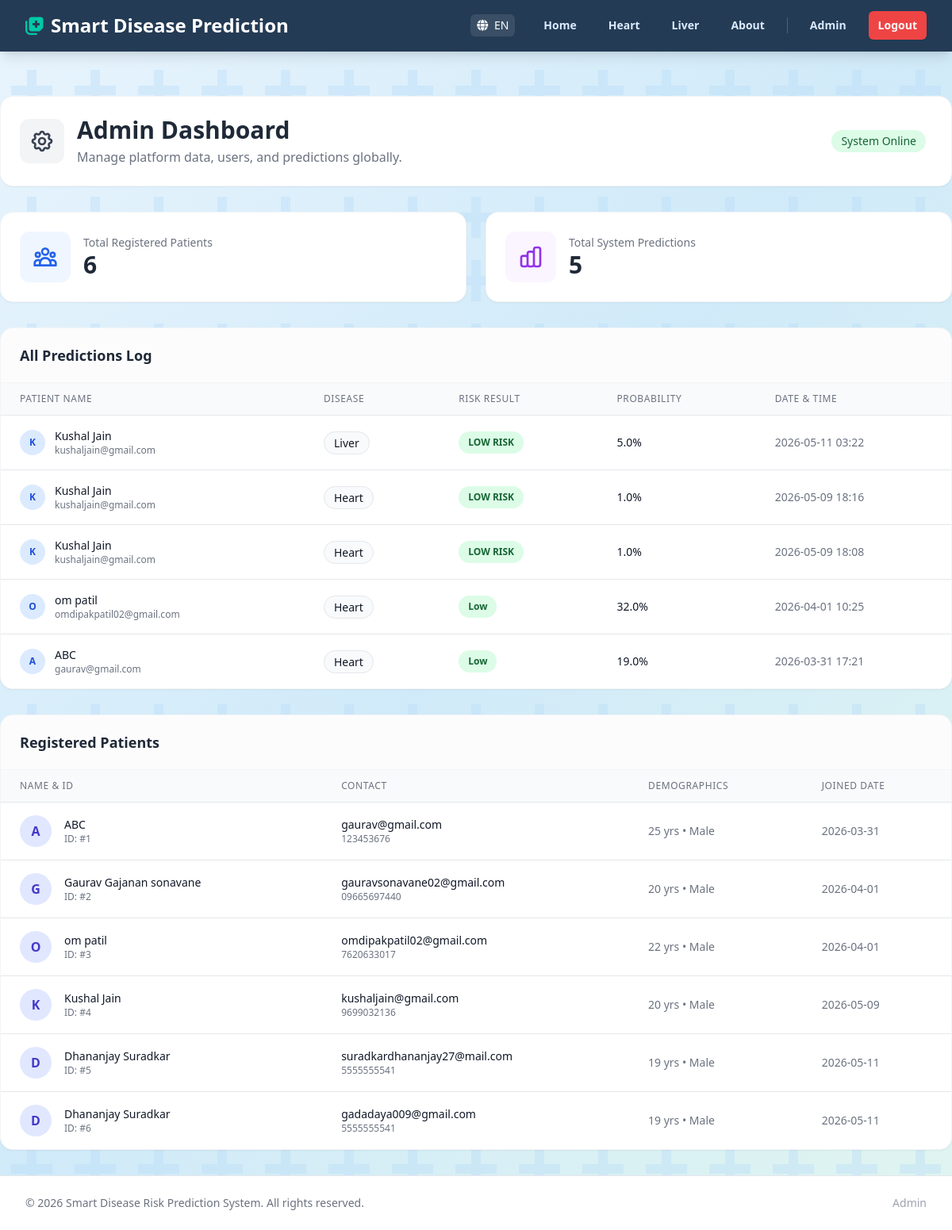
Page /admin (signed in) on the committed database.
### models.py (models this page shows)
class Prediction(db.Model):
    __tablename__ = 'predictions'
    id = db.Column(db.Integer, primary_key=True)
    patient_id = db.Column(db.Integer, db.ForeignKey('patients.id'), nullable=False)
    disease_type = db.Column(db.String(50), nullable=False) # Heart / Kidney / Liver
    risk_result = db.Column(db.String(50), nullable=False) # High / Low
    probability = db.Column(db.Float, nullable=True) # e.g. 75.50
    city = db.Column(db.String(50), nullable=True) # Location
    created_at = db.Column(db.DateTime, default=datetime.utcnow)

class Patient(db.Model):
    __tablename__ = 'patients'
    id = db.Column(db.Integer, primary_key=True)
    name = db.Column(db.String(100), nullable=False)
    email = db.Column(db.String(120), unique=True, nullable=False)
    mobile = db.Column(db.String(20), nullable=False)
    age = db.Column(db.Integer, nullable=False)
    gender = db.Column(db.String(10), nullable=False)
    password = db.Column(db.String(255), nullable=False) # hashed
    created_at = db.Column(db.DateTime, default=datetime.utcnow)
    predictions = db.relationship('Prediction', backref='patient', lazy=True)

### app.py (the view, shortened to what this page needs)
@app.route("/admin", methods=["GET", "POST"])
def admin():
    if not session.get('admin_logged_in'):
        return render_template("admin_login.html")
    patients = Patient.query.all()
    predictions = Prediction.query.order_by(Prediction.created_at.desc()).all()
    return render_template("admin.html", patients=patients, predictions=predictions)

### templates/admin.html (shortened to what this page needs)
{% extends 'base.html' %}
{% block content %}
<div class="space-y-8">
    <div class="flex flex-col md:flex-row md:items-center justify-between bg-white pl-6 pr-8 py-6 rounded-2xl shadow-sm border border-gray-100">
        <div class="flex items-center">
            <div class="p-3 bg-gray-100 text-gray-700 rounded-xl mr-4 hidden sm:block">
            </div>
            <div>
                <h1 class="text-3xl font-bold text-gray-800">Admin Dashboard</h1>
                <p class="text-gray-500 mt-1">Manage platform data, users, and predictions globally.</p>
            </div>
        </div>
        <div class="mt-4 md:mt-0">
            <span class="inline-flex items-center px-3 py-1 rounded-full text-sm font-medium bg-green-100 text-green-800">
                System Online
            </span>
        </div>
    </div>
    <div class="grid grid-cols-1 md:grid-cols-2 gap-6">
        <div class="bg-white rounded-2xl shadow-sm border border-gray-100 p-6 flex items-center shadow-sm">
            <div class="p-4 bg-blue-50 text-blue-600 rounded-xl mr-4">
            </div>
            <div>
                <p class="text-sm font-medium text-gray-500">Total Registered Patients</p>
                <h3 class="text-3xl font-bold text-gray-800">{{ patients|length }}</h3>
            </div>
        </div>
        <div class="bg-white rounded-2xl shadow-sm border border-gray-100 p-6 flex items-center shadow-sm">
            <div class="p-4 bg-purple-50 text-purple-600 rounded-xl mr-4">
            </div>
            <div>
                <p class="text-sm font-medium text-gray-500">Total System Predictions</p>
                <h3 class="text-3xl font-bold text-gray-800">{{ predictions|length }}</h3>
            </div>
        </div>
    </div>
    <div class="bg-white rounded-2xl shadow-sm border border-gray-100 overflow-hidden">
        <div class="px-6 py-5 border-b border-gray-100 flex justify-between items-center bg-gray-50/50">
            <h3 class="text-lg font-bold text-gray-800">All Predictions Log</h3>
        </div>
        {% if predictions %}
            <div class="overflow-x-auto">
                <table class="min-w-full divide-y divide-gray-200">
                    <thead class="bg-gray-50">
                        <tr>
                            <th scope="col" class="px-6 py-3 text-left text-xs font-medium text-gray-500 uppercase tracking-wider">Patient Name</th>
                            <th scope="col" class="px-6 py-3 text-left text-xs font-medium text-gray-500 uppercase tracking-wider">Disease</th>
                            <th scope="col" class="px-6 py-3 text-left text-xs font-medium text-gray-500 uppercase tracking-wider">Risk Result</th>
                            <th scope="col" class="px-6 py-3 text-left text-xs font-medium text-gray-500 uppercase tracking-wider">Probability</th>
                            <th scope="col" class="px-6 py-3 text-left text-xs font-medium text-gray-500 uppercase tracking-wider">Date & Time</th>
                        </tr>
                    </thead>
                    <tbody class="bg-white divide-y divide-gray-200">
                        {% for record in predictions %}
                        <tr class="hover:bg-gray-50 transition-colors">
                            <td class="px-6 py-4 whitespace-nowrap">
                                <div class="flex items-center">
                                    <div class="flex-shrink-0 h-8 w-8 rounded-full bg-medical-100 flex items-center justify-center text-medical-700 font-bold text-xs">
                                        {{ record.patient.name[0] | upper }}
                                    </div>
                                    <div class="ml-3">
                                        <div class="text-sm font-medium text-gray-900">{{ record.patient.name }}</div>
                                        <div class="text-xs text-gray-500">{{ record.patient.email }}</div>
                                    </div>
                                </div>
                            </td>
                            <td class="px-6 py-4 whitespace-nowrap">
                                <span class="text-sm font-medium text-gray-900 border border-gray-200 px-3 py-1 rounded-full bg-gray-50">{{ record.disease_type }}</span>
                            </td>
                            <td class="px-6 py-4 whitespace-nowrap">
                                {% if 'High' in record.risk_result %}
                                    <span class="px-3 py-1 inline-flex text-xs leading-5 font-semibold rounded-full bg-red-100 text-red-800">
                                        {{ record.risk_result }}
                                    </span>
                                {% else %}
                                    <span class="px-3 py-1 inline-flex text-xs leading-5 font-semibold rounded-full bg-green-100 text-green-800">
                                        {{ record.risk_result }}
                                    </span>
                                {% endif %}
                            </td>
                            <td class="px-6 py-4 whitespace-nowrap text-sm font-medium text-gray-900">
                                {% if record.probability %}
                                    {{ record.probability }}%
                                {% else %}
                                    N/A
                                {% endif %}
                            </td>
                            <td class="px-6 py-4 whitespace-nowrap text-sm text-gray-500">
                                {{ record.created_at.strftime('%Y-%m-%d %H:%M') }}
                            </td>
                        </tr>
                        {% endfor %}
                    </tbody>
                </table>
            </div>
        {% else %}
            <div class="text-center py-12">
                <p class="text-gray-500">No predictions recorded in the system yet.</p>
            </div>
        {% endif %}
    </div>
    <div class="bg-white rounded-2xl shadow-sm border border-gray-100 overflow-hidden">
        <div class="px-6 py-5 border-b border-gray-100 bg-gray-50/50">
            <h3 class="text-lg font-bold text-gray-800">Registered Patients</h3>
        </div>
        {% if patients %}
            <div class="overflow-x-auto">
                <table class="min-w-full divide-y divide-gray-200">
                    <thead class="bg-gray-50">
                        <tr>
                            <th scope="col" class="px-6 py-3 text-left text-xs font-medium text-gray-500 uppercase tracking-wider">Name & ID</th>
                            <th scope="col" class="px-6 py-3 text-left text-xs font-medium text-gray-500 uppercase tracking-wider">Contact</th>
                            <th scope="col" class="px-6 py-3 text-left text-xs font-medium text-gray-500 uppercase tracking-wider">Demographics</th>
                            <th scope="col" class="px-6 py-3 text-left text-xs font-medium text-gray-500 uppercase tracking-wider">Joined Date</th>
                        </tr>
                    </thead>
                    <tbody class="bg-white divide-y divide-gray-200">
                        {% for patient in patients %}
                        <tr class="hover:bg-gray-50 transition-colors">
                            <td class="px-6 py-4 whitespace-nowrap">
                                <div class="flex items-center">
                                    <div class="flex-shrink-0 h-10 w-10 rounded-full bg-indigo-100 flex items-center justify-center text-indigo-700 font-bold">
                                        {{ patient.name[0] | upper }}
                                    </div>
                                    <div class="ml-4">
                                        <div class="text-sm font-medium text-gray-900">{{ patient.name }}</div>
                                        <div class="text-xs text-gray-500">ID: #{{ patient.id }}</div>
                                    </div>
                                </div>
                            </td>
                            <td class="px-6 py-4 whitespace-nowrap">
                                <div class="text-sm text-gray-900">{{ patient.email }}</div>
                                <div class="text-xs text-gray-500">{{ patient.mobile }}</div>
                            </td>
                            <td class="px-6 py-4 whitespace-nowrap text-sm text-gray-500">
                                {{ patient.age }} yrs • {{ patient.gender }}
                            </td>
                            <td class="px-6 py-4 whitespace-nowrap text-sm text-gray-500">
                                {{ patient.created_at.strftime('%Y-%m-%d') }}
                            </td>
                        </tr>
                        {% endfor %}
                    </tbody>
                </table>
            </div>
        {% else %}
            <div class="text-center py-12">
                <p class="text-gray-500">No patients registered in the system yet.</p>
            </div>
        {% endif %}
    </div>
</div>
{% endblock %}

### templates/base.html (shortened to what this page needs)
<!DOCTYPE html>
<html lang="en">
<head>
    <script src="https://cdn.tailwindcss.com"></script>
    <link rel="stylesheet" href="https://cdnjs.cloudflare.com/ajax/libs/font-awesome/6.4.0/css/all.min.css">
</head>
<body class="bg-gradient-to-br from-[#e8f4fd] via-[#d0eaf9] to-[#e0f5f0] bg-med-pattern min-h-screen font-sans text-gray-800 flex flex-col">
    <nav class="bg-[#243B55] shadow-lg border-b border-[#243B55] sticky top-0 z-50">
        <div class="max-w-7xl mx-auto px-4 sm:px-6 lg:px-8">
            <div class="flex justify-between h-16">
                <div class="flex items-center">
                    <a href="/" class="flex-shrink-0 flex items-center">
                        <span class="text-xl sm:text-2xl font-bold text-white flex items-center gap-2">
                            <i class="fa-solid fa-notes-medical text-[#00c9a7]"></i>
                            <span data-translate="app_title">Smart Disease Prediction</span>
                        </span>
                    </a>
                </div>
                <div class="flex items-center space-x-1 sm:space-x-4">
                    <button id="lang-toggle" onclick="toggleLanguage()" class="text-sm px-2 py-1 bg-white/10 hover:bg-white/20 text-white rounded-md transition-colors mr-2">
                        <i class="fa-solid fa-globe mr-1"></i> <span id="current-lang">EN</span>
                    </button>
                    <a href="/" class="text-blue-100 hover:text-white px-3 py-2 rounded-md font-semibold transition-colors hidden sm:block text-sm" data-translate="nav_home">Home</a>
                    <a href="/heart" class="text-blue-100 hover:text-white px-3 py-2 rounded-md font-semibold transition-colors hidden sm:block text-sm" data-translate="nav_heart">Heart</a>
                    <a href="/liver" class="text-blue-100 hover:text-white px-3 py-2 rounded-md font-semibold transition-colors hidden sm:block text-sm" data-translate="nav_liver">Liver</a>
                    <a href="/about" class="text-blue-100 hover:text-white px-3 py-2 rounded-md font-semibold transition-colors hidden sm:block text-sm" data-translate="nav_about">About</a>
                    {% if session.get('patient_id') %}
                        <a href="/dashboard" class="text-blue-100 hover:text-white px-3 py-2 rounded-md font-semibold transition-colors text-sm hidden sm:block" data-translate="nav_dashboard">Dashboard</a>
                        <a href="/logout" class="bg-red-500 text-white hover:bg-red-600 px-3 py-2 rounded-md font-bold shadow-sm transition-colors text-sm" data-translate="nav_logout">Logout</a>
                    {% elif session.get('admin_logged_in') %}
                        <a href="/admin" class="text-blue-100 hover:text-white px-3 py-2 rounded-md font-semibold transition-colors text-sm hidden sm:block">Admin</a>
                        <a href="/admin_logout" class="bg-red-500 text-white hover:bg-red-600 px-3 py-2 rounded-md font-bold shadow-sm transition-colors text-sm">Logout</a>
                    {% endif %}
                </div>
            </div>
        </div>
    </nav>
    <main class="flex-grow w-full py-8">
        {% block content %}{% endblock %}
    </main>
    <footer class="bg-white border-t border-gray-200 mt-auto">
        <div class="max-w-7xl mx-auto py-6 px-4 sm:px-6 lg:px-8 flex flex-col sm:flex-row justify-between items-center">
            <p class="text-sm text-gray-500">
                &copy; 2026 Smart Disease Risk Prediction System. All rights reserved.
            </p>
            <div class="mt-4 sm:mt-0 flex space-x-4">
                <a href="/admin" class="text-sm text-gray-400 hover:text-gray-600 transition-colors">Admin</a>
            </div>
        </div>
    </footer>
</body>
</html>

### templates/base.html (style rules this page uses)
.bg-med-pattern { position: relative; z-index: 0; }
.bg-med-pattern::before { content: ''; position: absolute; inset: 0; background-size: 80px 80px; z-index: -1; pointer-events: none; }

### rows in the picture
Prediction: patient "K", patient.name "Kushal Jain", patient.email "kushaljain@gmail.com", disease_type "Liver", risk_result "LOW RISK", probability "5.0", created_at "2026-05-11 03:22"
Prediction: patient "K", patient.name "Kushal Jain", patient.email "kushaljain@gmail.com", disease_type "Heart", risk_result "LOW RISK", probability "1.0", created_at "2026-05-09 18:16"
Prediction: patient "K", patient.name "Kushal Jain", patient.email "kushaljain@gmail.com", disease_type "Heart", risk_result "LOW RISK", probability "1.0", created_at "2026-05-09 18:08"
Prediction: patient "O", patient.name "om patil", patient.email "omdipakpatil02@gmail.com", disease_type "Heart", risk_result "Low", probability "32.0", created_at "2026-04-01 10:25"
Prediction: patient "A", patient.name "ABC", patient.email "gaurav@gmail.com", disease_type "Heart", risk_result "Low", probability "19.0", created_at "2026-03-31 17:21"
Patient: name "A", name "ABC", id "1", email "gaurav@gmail.com", mobile "123453676", age "25", gender "Male", created_at "2026-03-31"
Patient: name "G", name "Gaurav Gajanan sonavane", id "2", email "gauravsonavane02@gmail.com", mobile "09665697440", age "20", gender "Male", created_at "2026-04-01"
Patient: name "O", name "om patil", id "3", email "omdipakpatil02@gmail.com", mobile "7620633017", age "22", gender "Male", created_at "2026-04-01"
Patient: name "K", name "Kushal Jain", id "4", email "kushaljain@gmail.com", mobile "9699032136", age "20", gender "Male", created_at "2026-05-09"
Patient: name "D", name "Dhananjay Suradkar", id "5", email "suradkardhananjay27@mail.com", mobile "5555555541", age "19", gender "Male", created_at "2026-05-11"
Patient: name "D", name "Dhananjay Suradkar", id "6", email "gadadaya009@gmail.com", mobile "5555555541", age "19", gender "Male", created_at "2026-05-11"

### other values in the picture
{{ patients|length }} "6"
{{ predictions|length }} "5"
